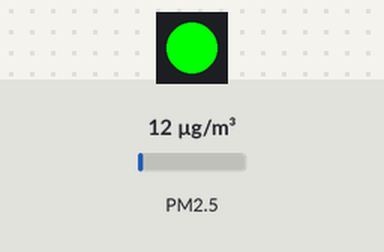
A program run on a simulated Pycom board running MicroPython. On the bench: 1 RGB LEDs in strip order, left to right. Inputs (shaded band) come from the test bench; at power-on: PM2.5 12 µg/m³. No radio messages arrive unless stated (any console line starting 'radio sent:' is added by the test bench); the LoRaWAN join succeeds after 3 s and a send takes 0.1 s; what the program prints to the serial console is not drawn.

Above: at 4.35 s.
At 9.4 s:
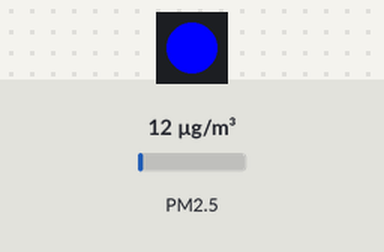
Timing chart, 0 to 17.3 s (numbered marks = the images above):
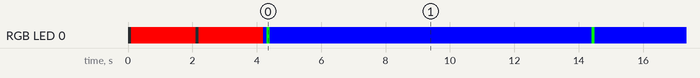

Measured:
- by itself, RGB LED 0: off → RGB(255, 0, 0) at 0.10 s, → off 2.0 s later, → RGB(255, 0, 0) 0.10 s later, → RGB(0, 0, 255) 2.0 s later, … (12 changes in this stretch)

The program:

main_lora.py
```python
'''
Created on 24 Apr 2017

@author: rxf
'''
import binascii
import pycom
import socket
import time
from network import LoRa

import sds011

# Colors
off = 0x000000
red = 0xff0000
green = 0x00ff00
blue = 0x0000ff

# Turn off hearbeat LED
pycom.heartbeat(False)

# Initialize LoRaWAN radio
lora = LoRa(mode=LoRa.LORAWAN)

# Set network keys
app_eui = binascii.unhexlify('70B3D57EF00035E1')
app_key = binascii.unhexlify('06EBFE2A87576DC832F3C93FD2699BC9')

# Join the network
print("Try to Join Network ....")
lora.join(activation=LoRa.OTAA, auth=(app_eui, app_key), timeout=0)
pycom.rgbled(red)

# Loop until joined
while not lora.has_joined():
    print('Not joined yet...')
    pycom.rgbled(off)
    time.sleep(0.1)
    pycom.rgbled(red)
    time.sleep(2)

print('Joined')
pycom.rgbled(blue)

s = socket.socket(socket.AF_LORA, socket.SOCK_RAW)
s.setsockopt(socket.SOL_LORA, socket.SO_DR, 5)
s.setblocking(True)


while True:
    P10,P25 = sds011.readSDSvalues()
    tosend = '{ "SDS_P10":'+str(P10)+', "SDS_P2.5":'+str(P25)+'}'
    count = s.send(tosend)
    print('Sent %s bytes' % count)
    pycom.rgbled(green)
    time.sleep(0.1)
    pycom.rgbled(blue)
    time.sleep(9.9)
```

sds011.py
```python
'''
Created on 24 Apr 2017

@author: rxf
'''
from machine import  UART

ser = UART(1,baudrate=9600)
SDSisRunning = False

def readSDSvalues():
    ''' Einlesen '''
    global ser

    while True:
        n = ser.any()
        if n == 0:
            continue
        if n > 10:
            ser.read(n)
            continue
        rcv = ser.read(10)
        if len(rcv) != 10:
            continue
        if rcv[0] != 170 and rcv[1] != 192:
            print("try to sychronize")
            continue
        i = 0
        chksm = 0
        while i < 10:
            if i >= 2 and i <= 7:
                chksm = (chksm + rcv[i]) & 255
            i = i+1
        if chksm != rcv[8]:
            print("*** Checksum-Fehler")
            return -1,-1
        pm25 = (rcv[3]*256+rcv[2])
        pm10 = (rcv[5]*256+rcv[4])
        return pm10,pm25                    # values are in 0.1 resolution

# SDS anhalten bzw starten
def startstopSDS(was):
    """ den SDS011 anhalten bzw. starten:
    was = TRUE  --> starten
    was = FALSE --> anhalten
    """
    global SDSisRunning, ser

    start_SDS_cmd = bytearray(b'\xAA\xB4\x06\x01\x01\x00\x00\x00\x00\x00\x00\x00\x00\x00\x00\xFF\xFF\x06\xAB')
    stop_SDS_cmd =  bytearray(b'\xAA\xB4\x06\x01\x00\x00\x00\x00\x00\x00\x00\x00\x00\x00\x00\xFF\xFF\x05\xAB')
    if was == True:
        ser.write(start_SDS_cmd)
        SDSisRunning = True
        print("SDS gestartet.")
    else:
        ser.write(stop_SDS_cmd)
        SDSisRunning = False
        print("SDS gestoppt.")
# END def startstopSDS(was):
```
